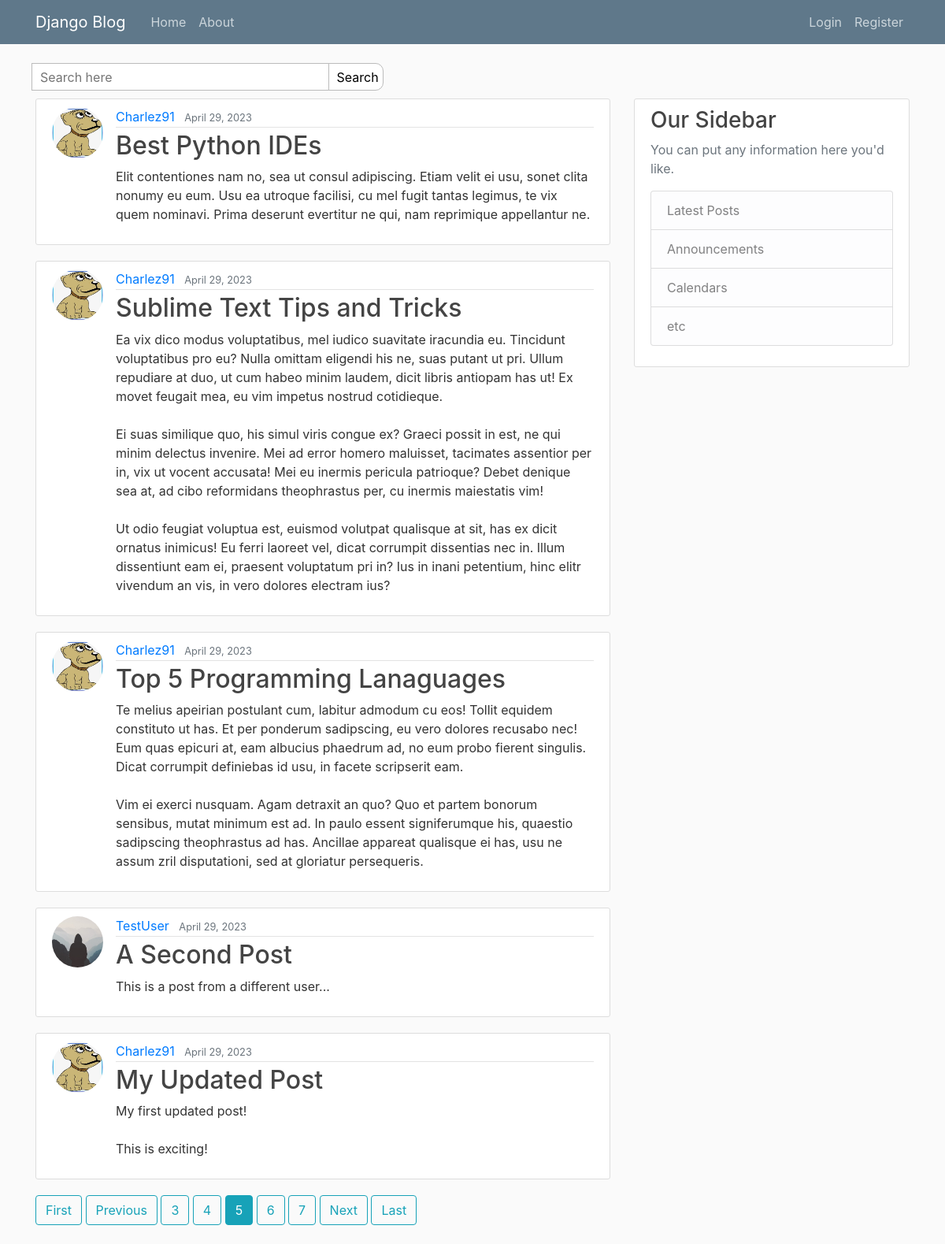
The app's page /?page=5 with its own data.
### blog1/models.py (models this page shows, shortened)
class Post(models.Model):
    title = models.CharField(max_length=100, null=False, blank=False)
    content = RichTextField(blank=True)
    date_posted = models.DateTimeField(default=timezone.now)
    modified = models.DateTimeField(auto_now=True)
    author = models.ForeignKey(User, on_delete=models.CASCADE)
    tags = TaggableManager()

### users/models.py (models this page shows, shortened)
class Profile(models.Model):
    user = models.OneToOneField(User, on_delete=models.CASCADE)
    image = models.ImageField(default='default.jpg', upload_to='profile_pics')

### blog1/views.py (the view)
# urls.py: path('', views.Home.as_view(), name='blog-home'),
class Home(ListView):
    model = Post
    ordering = ['-date_posted']
    context_object_name = 'posts'
    paginate_by = 5
    template_name = 'blog1/home.html'
    def get(self, request, *args: Any, **kwargs: Any) -> HttpResponse:
        return super().get(request, *args, **kwargs)

### blog1/templates/blog1/home.html (shortened to what this page needs)
{% extends 'blog1/base.html' %}
{% block search %}
<div class="col-md-6" >
  <div class="header-search">
    <form id="SearchForm" action="{% url 'search' %}">
      <input class="search-input" id="q" name="q" placeholder="Search here"  required>
      <button class="search-btn1" >Search</button>
    </form>
  </div>
</div>
{% endblock search %}
{% block content %}
	{% for post in posts %}
		<article class="media content-section">
		<img class="rounded-circle article-img" src="{{ post.author.profile.image.url }}">
		  <div class="media-body">
		    <div class="article-metadata">
		      <a class="mr-2" href="{% url 'user-posts' post.author.username %}">{{ post.author }}</a>
		      <small class="text-muted">{{ post.date_posted |date:"F d, Y" }}</small>
		    </div>
		    <h2><a class="article-title" href="{% url 'post-detail' post.id %}">{{ post.title }}</a></h2>
		    <p class="article-content">{{ post.content|safe }}</p>
		  </div>
		</article>
	{% endfor %}
	{% if is_paginated %}
      {% if page_obj.has_previous %}
        <a class="btn btn-outline-info mb-4" href="?page=1">First</a>
        <a class="btn btn-outline-info mb-4" href="?page={{ page_obj.previous_page_number }}">Previous</a>
      {% endif %}
      {% for num in page_obj.paginator.page_range %}
        {% if page_obj.number == num %}
          <a class="btn btn-info mb-4" href="?page={{ num }}">{{ num }}</a>
        {% elif num > page_obj.number|add:'-3' and num < page_obj.number|add:'3' %}
          <a class="btn btn-outline-info mb-4" href="?page={{ num }}">{{ num }}</a>
        {% endif %}
      {% endfor %}
      {% if page_obj.has_next %}
        <a class="btn btn-outline-info mb-4" href="?page={{ page_obj.next_page_number }}">Next</a>
        <a class="btn btn-outline-info mb-4" href="?page={{ page_obj.paginator.num_pages }}">Last</a>
      {% endif %}
    {% endif %}
{% endblock content %}

### blog1/static/blog1/main.css (style rules this page uses)
body { background: #fafafa; color: #333333; margin-top: 5rem; }
h1, h2, h3, h4, h5, h6 { color: #444444; }
.content-section { background: #ffffff; padding: 10px 20px; border: 1px solid #dddddd; border-radius: 3px; margin-bottom: 20px; }
.article-title { color: #444444; }
.article-content { white-space: pre-line; }
.article-img { height: 65px; width: 65px; margin-right: 16px; }
.article-metadata { padding-bottom: 1px; margin-bottom: 4px; border-bottom: 1px solid #e3e3e3 }
.header-search { --border-color: #bbb; margin-bottom: 10px; }
.search-input { width: 70%; border: 1px var(--border-color) solid; margin-left: -5px; padding: 5px 0px 4px 10px; }
.search-btn1 { border: 1px var(--border-color) solid; padding: 5px 5px 4px 10px; margin-left: -6px; border-top-right-radius: 10px; border-bottom-right-radius: 10px; background-color: #fff; cursor: pointer; }

### records on screen
Post: author.profile.image (picture), author "Charlez91", date_posted "April 29, 2023", title "Best Python IDEs", content "Elit contentiones nam no, sea ut consul adipiscing. Etiam velit ei usu, sonet clita nonumy eu eum. Usu ea utroque facilisi, cu mel fugit tantas legimus, te vix quem nominavi. Prima deserunt evertitur ne qui, nam reprimique appellantur ne."
Post: author.profile.image (picture), author "Charlez91", date_posted "April 29, 2023", title "Sublime Text Tips and Tricks", content "Ea vix dico modus voluptatibus, mel iudico suavitate iracundia eu. Tincidunt voluptatibus pro eu? Nulla omittam eligendi his ne, suas putant ut pri. Ullum repudiare at duo, ut cum habeo minim laudem, dicit libris antiopam has ut! Ex movet feugait mea, eu vim impetus nostrud cotidieque. Ei suas similique quo, his simul viris congue ex? Graeci possit in est, ne qui minim delectus invenire. Mei ad error homero maluisset, tacimates assentior per in, vix ut vocent accusata! Mei eu inermis pericula patrioque? Debet denique sea at, ad cibo reformidans theophrastus per, cu inermis maiestatis vim! Ut odio feugiat voluptua est, euismod volutpat qualisque at sit, has ex dicit ornatus inimicus! Eu…"
Post: author.profile.image (picture), author "Charlez91", date_posted "April 29, 2023", title "Top 5 Programming Lanaguages", content "Te melius apeirian postulant cum, labitur admodum cu eos! Tollit equidem constituto ut has. Et per ponderum sadipscing, eu vero dolores recusabo nec! Eum quas epicuri at, eam albucius phaedrum ad, no eum probo fierent singulis. Dicat corrumpit definiebas id usu, in facete scripserit eam. Vim ei exerci nusquam. Agam detraxit an quo? Quo et partem bonorum sensibus, mutat minimum est ad. In paulo essent signiferumque his, quaestio sadipscing theophrastus ad has. Ancillae appareat qualisque ei has, usu ne assum zril disputationi, sed at gloriatur persequeris."
Post: author.profile.image (placeholder picture), author "TestUser", date_posted "April 29, 2023", title "A Second Post", content "This is a post from a different user..."
Post: author.profile.image (picture), author "Charlez91", date_posted "April 29, 2023", title "My Updated Post", content "My first updated post! This is exciting!"

### other values on screen
{{ num }} "3" "4" "6" "7"
{{ num }} "5"
